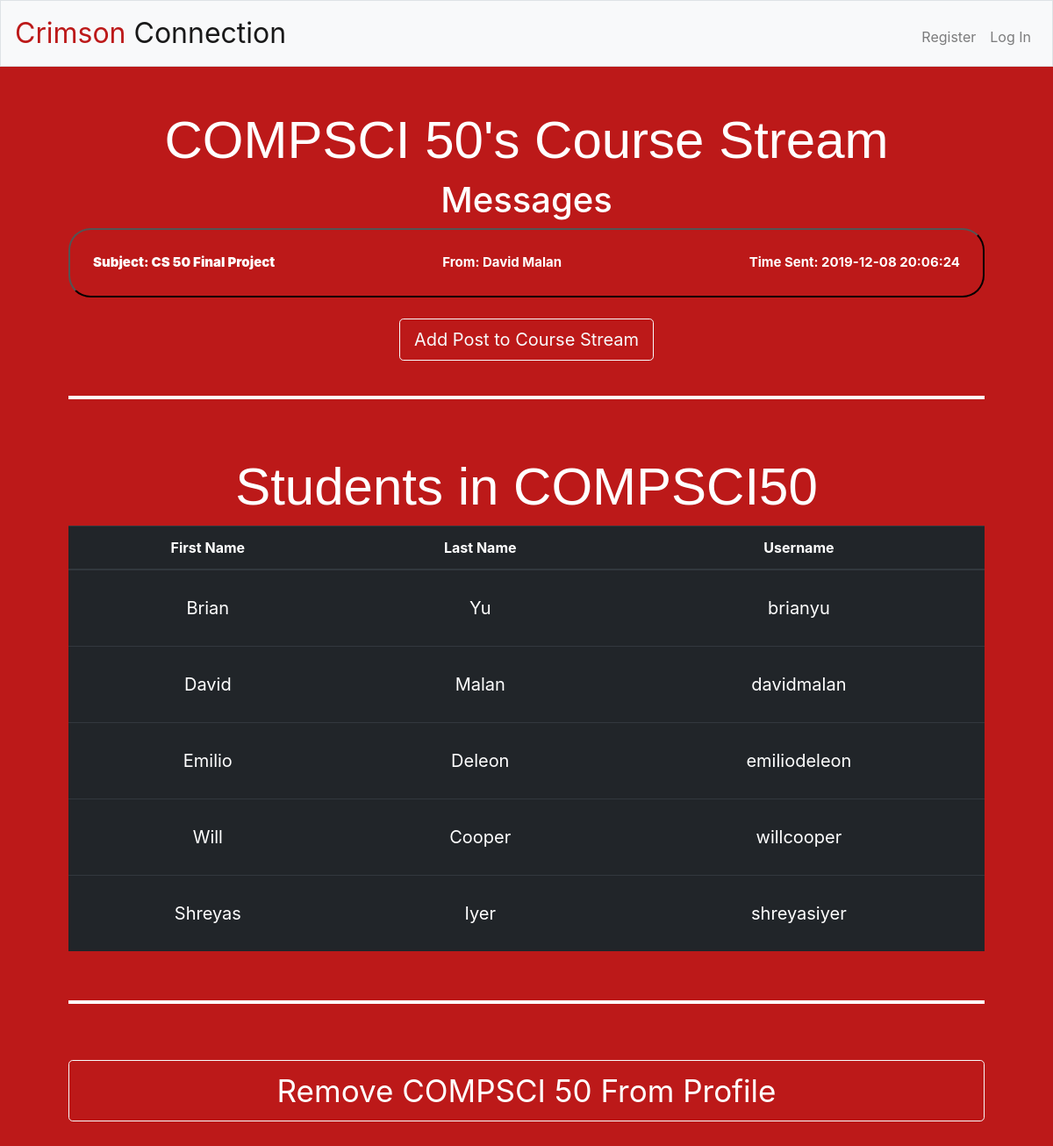
The app's page /view_class/COMPSCI/50 with its own data.
### tables this page shows
CREATE TABLE 'streams' ('sender' text, 'topic' text, 'subject' varchar(250), 'number' text, 'message' text, 'time'  datetime DEFAULT CURRENT_TIMESTAMP  );

CREATE TABLE 'users' ('id' INTEGER PRIMARY KEY AUTOINCREMENT NOT NULL, 'username' TEXT NOT NULL, 'hash' TEXT NOT NULL,'firstname' text, 'lastname' text);

### application.py (the view)
@app.route("/view_class/<subject>/<number>")
def view_class(subject, number):
    rows = db.execute("SELECT users.firstname, users.lastname, users.username FROM users JOIN classes ON users.username = classes.username WHERE subject=:subject AND number=:number", number=number,subject=subject)
    chats = db.execute("SELECT * FROM streams JOIN users ON users.username = streams.sender where subject=:subject AND number=:number ORDER BY time DESC", subject=subject, number=number)
    if not chats:
        return render_template("view_class_nochats.html", rows=rows, subject=subject , number=number)
    return render_template("view_class.html", rows=rows, chats=chats, subject=subject , number=number)

### application.py (called while the page is built)
@app.after_request
def after_request(response):
    response.headers["Cache-Control"] = "no-cache, no-store, must-revalidate"
    response.headers["Expires"] = 0
    response.headers["Pragma"] = "no-cache"
    return response

### templates/view_class.html (shortened to what this page needs)
{% extends "layout.html" %}
{% block main %}
  <h1 id="title">{{ subject }} {{ number }}'s Course Stream</h1>
  <h1 style="color: white;">Messages</h1>
  {% for chats in chats %}
    <button id="rounded" class="collapsible">
      <table id="table">
        <thead>
          <tr>
            <th>
              <b style="color: white;">
                Subject: {{ chats["topic"] }}
              </b>
            </th>
            <th>
              <div style="color: white;" align="center">
                From: {{ chats["firstname"] }} {{ chats["lastname"] }}
              </div>
            </th>
            <th>
              <div style="color: white;" align="right">
                Time Sent: {{ chats["time"] }}
              </div>
            </th>
          </tr>
        </thead>
      </table>
    </button>
  {% endfor %}
  <form action="{{ url_for('post_stream', subject=subject, number=number) }}" method='get'>
    <button class="btn btn-outline-light btn-lg" type="submit">Add Post to Course Stream</button>
  </form>
  <hr style="border: 2px solid white;">
  <h1 id="title">Students in {{subject}}{{number}}</h2>
  <table class="table table-dark">
    <thead class="thead-dark">
      <tr>
        <th style="color: white;">First Name</th>
        <th style="color: white;">Last Name</th>
        <th style="color: white;">Username</th>
      </tr>
    </thead>
    <tbody style="font-size: 20px;">
      {% for rows in rows %}
        <a href="{{ url_for('view_friend', username1=rows['username']) }}">
          <tr id="tr">
            <td><a style="color: white;" href="{{ url_for('view_friend', username1=rows['username']) }}">{{ rows["firstname"] }}</a></td>
            <td><a style="color: white;" href="{{ url_for('view_friend', username1=rows['username']) }}">{{ rows["lastname"] }}</a></td>
            <td><a style="color: white;" href="{{ url_for('view_friend', username1=rows['username']) }}">{{ rows["username"] }}</a></td>
          </tr>
        </a>
      {% endfor %}
    </tbody>
  </table>
  <hr style="border: 2px solid white;">
  <form action="{{ url_for('remove', subject=subject, number=number) }}" method='post'>
    <button class="btn btn-outline-light btn-lg btn-block" type="submit"><div id="button">Remove {{ subject }} {{ number }} From Profile</div></button>
  </form>
{% endblock%}

### templates/layout.html (shortened to what this page needs)
<!DOCTYPE html>
<html lang="en">
    <head>
        <link href="https://maxcdn.bootstrapcdn.com/bootstrap/4.1.3/css/bootstrap.min.css" rel="stylesheet">
        <link href="/static/styles.css" rel="stylesheet">
    </head>
    <body>
        <nav class="navbar navbar-expand-md navbar-light bg-light border">
            <a class="navbar-brand" href="/"><span class="red">Crimson </span><span>Connection</span></a>
            <div class="collapse navbar-collapse" id="navbar">
                {% if session.user_id %}
                    <ul class="navbar-nav mr-auto mt-2">
                        <li class="nav-item"><a class="nav-link" href="/friend_request">Friend Requests</a></li>
                        <li class="nav-item"><a class="nav-link" href="/friends">Friends</a></li>
                        <li class="nav-item"><a class="nav-link" href="/chat">Inbox</a></li>
                        <li class="nav-item"><a class="nav-link" href="/send_chat">Send Chat</a></li>
                    </ul>
                    <ul class="navbar-nav ml-auto mt-2">
                        <li class="nav-item"><a class="nav-link" href="/change_password">Change Password</a></li>
                        <li class="nav-item"><a class="nav-link" href="/logout">Log Out</a></li>
                    </ul>
                {% else %}
                    <ul class="navbar-nav ml-auto mt-2">
                        <li class="nav-item"><a class="nav-link" href="/register">Register</a></li>
                        <li class="nav-item"><a class="nav-link" href="/login">Log In</a></li>
                    </ul>
                {% endif %}
            </div>
        </nav>
        <main class="container p-5">
            {% block main %}{% endblock %}
        </main>
    </body>
</html>

### static/styles.css (style rules this page uses)
nav .navbar-brand { font-size: xx-large; }
nav .navbar-brand .red { color: #BC1919; }
#title { color: white; font-size: 60px; font-family: Arial, Helvetica, sans-serif; }
body { background-color: #BC1919; }
main { overflow-x: auto; text-align: center; }
#table { background-color: transparent; width: 100%; }
.collapsible { background-color: transparent; cursor: pointer; padding: 25px; width: 100%; text-align: left; font-size: 15px; }
#rounded { border-radius: 25px; }
a { color: white; text-decoration: none; }
#button { color: white; font-size: 35px; }
.table { border-width: 0px; }
td a { display: block; padding: 16px; }

### records on screen
streams: subject "COMPSCI", topic "CS 50 Final Project", firstname "David", lastname "Malan", time "2019-12-08 20:06:24"
users: firstname "Brian", lastname "Yu", username "brianyu"
users: firstname "David", lastname "Malan", username "davidmalan"
users: firstname "Emilio", lastname "Deleon", username "emiliodeleon"
users: firstname "Will", lastname "Cooper", username "willcooper"
users: firstname "Shreyas", lastname "Iyer", username "shreyasiyer"

### other values on screen
{{ number }} "50"
